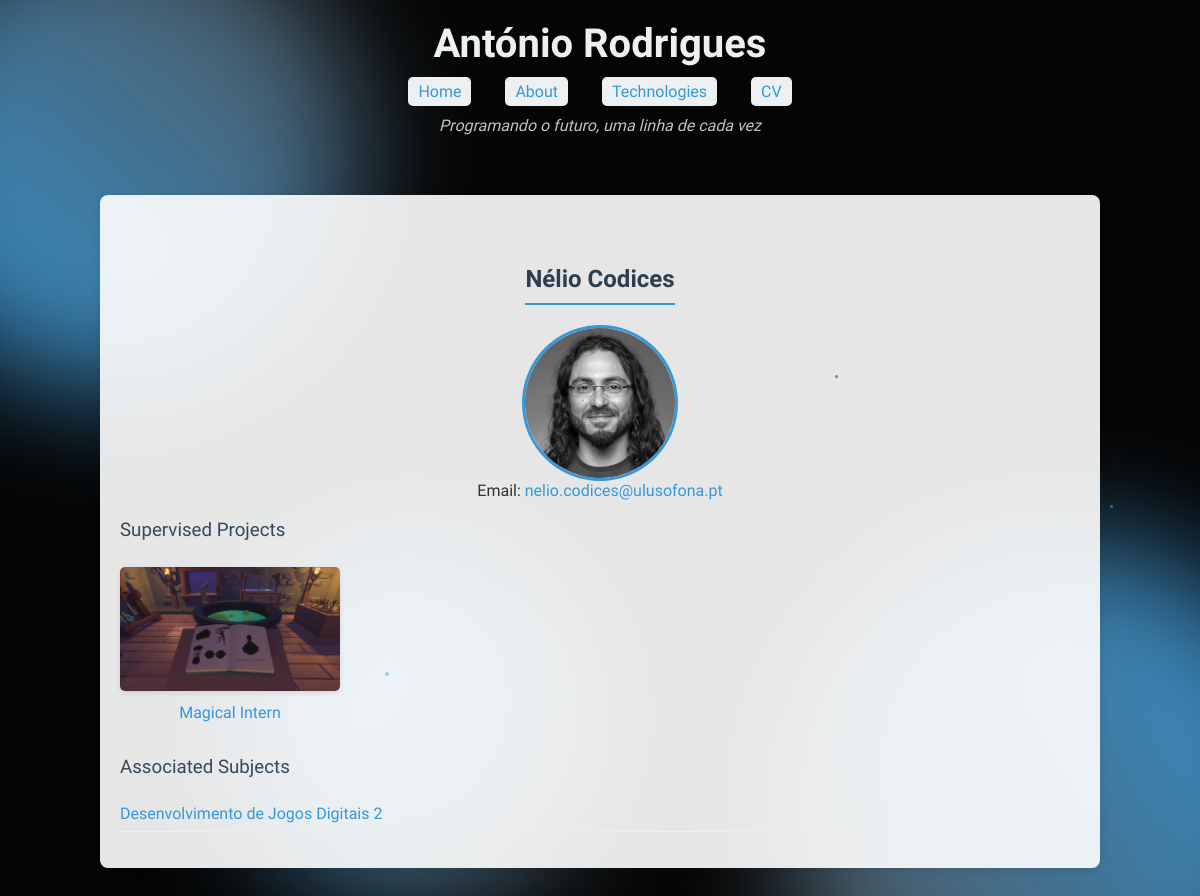
The app's page /portfolio/docente/1/ with its own data.
### portfolio/models.py (models this page shows, shortened)
class Docente(models.Model):
    nome = models.CharField(max_length=255)
    email = models.EmailField(blank=True)
    foto = models.ImageField(upload_to='docentes/fotos/', null=True, blank=True)

class Projeto(models.Model):
    titulo = models.CharField(max_length=200)
    descricao = models.TextField()
    data_criacao = models.DateField()
    disciplina = models.ForeignKey('Disciplina', on_delete=models.CASCADE)
    alunos = models.ManyToManyField('Aluno', blank=True)
    tecnologias = models.ManyToManyField('Tecnologia', blank=True)
    desafios = models.TextField()
    github_link = models.URLField(blank=True)
    video_demo_link = models.URLField(blank=True)
    link_projeto = models.URLField(blank=True, verbose_name="Link to Project on Itch.io")

class Imagem(models.Model):
    imagem = models.ImageField(upload_to='projetos/imagens/')
    legenda = models.CharField(max_length=255, blank=True)
    projeto = models.ForeignKey(Projeto, on_delete=models.CASCADE, related_name='imagens')

class Disciplina(models.Model):
    nome = models.CharField(max_length=255)
    ano = models.PositiveIntegerField()
    semestre = models.PositiveSmallIntegerField(choices=[(1, '1º Semestre'), (2, '2º Semestre')])
    docentes = models.ManyToManyField('Docente', related_name='disciplinas')
    link_moodle = models.URLField(blank=True)
    link_site_ulusofona = models.URLField(blank=True)
    conceitos_aplicados = models.TextField(help_text="Conceitos abordados na disciplina.")

### portfolio/views.py (the view)
# urls.py: path('docente/<int:docente_id>/', views.docente_detalhe, name='docente_detalhe'),
def docente_detalhe(request, docente_id):
    docente = get_object_or_404(Docente, id=docente_id)
    disciplinas = docente.disciplinas.all()
    projetos = Projeto.objects.filter(disciplina__in=disciplinas)
    return render(request, 'portfolio/docente_detalhe.html', {
        'docente': docente,
        'projetos': projetos,
        'disciplinas': disciplinas,
    })

### portfolio/templates/portfolio/docente_detalhe.html (shortened to what this page needs)
{% extends "portfolio/base.html" %}
{% load static %}
{% block content %}
    <div class="profile-container">
        <h2>{{ docente.nome }}</h2>
        <img src="{{ docente.foto.url }}" alt="{{ docente.nome }}">
        <div class="email">Email: <a href="mailto:{{ docente.email }}">{{ docente.email }}</a></div>
    </div>
    <div class="container">
        <h3>Supervised Projects</h3>
        <div class="project-list">
            {% for projeto in projetos %}
                <div class="project-item">
                    {% if projeto.imagens.all %}
                        <a href="{% url 'portfolio:projeto_detalhe' projeto.id %}">
                            <img src="{{ projeto.imagens.first.imagem.url }}" alt="Image for {{ projeto.titulo }}">
                        </a>
                    {% endif %}
                    <a href="{% url 'portfolio:projeto_detalhe' projeto.id %}">{{ projeto.titulo }}</a>
                </div>
            {% empty %}
                <p>No projects available for this teacher.</p>
            {% endfor %}
        </div>
        <h3>Associated Subjects</h3>
        <ul>
            {% for disciplina in disciplinas %}
                <li>
                  <a href="{% url 'portfolio:disciplina_detalhe' disciplina.id %}">
                    {{ disciplina.nome }}
                  </a>
                </li>
            {% empty %}
                <li>No disciplines.</li>
            {% endfor %}
        </ul>
    </div>
{% endblock %}

### records on screen
Docente: nome "Nélio Codices", foto (picture), email "nelio.codices@ulusofona.pt"
Projeto: imagens.first.imagem (picture), titulo "Magical Intern"
Disciplina: nome "Desenvolvimento de Jogos Digitais 2"
